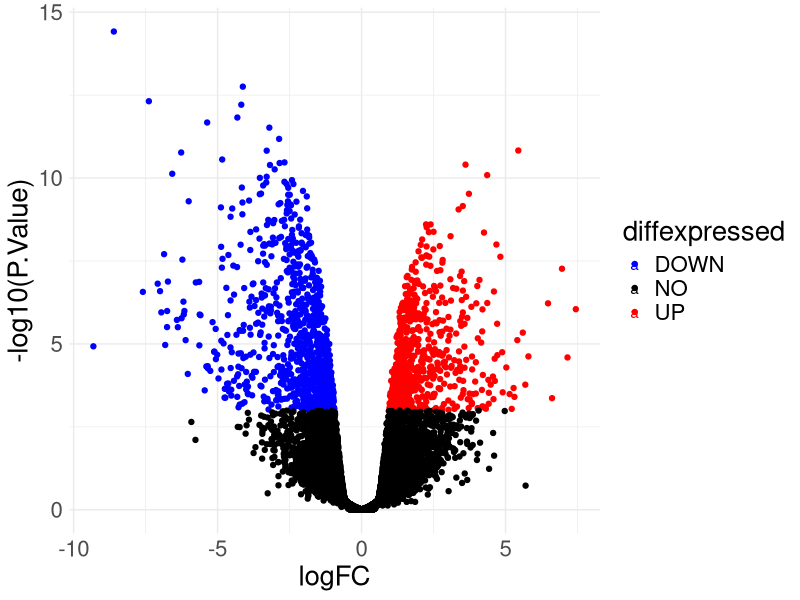
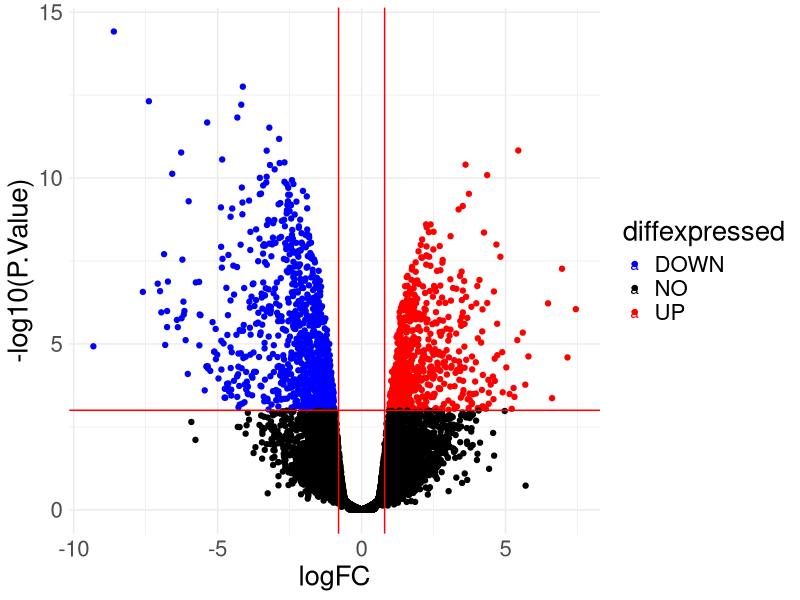
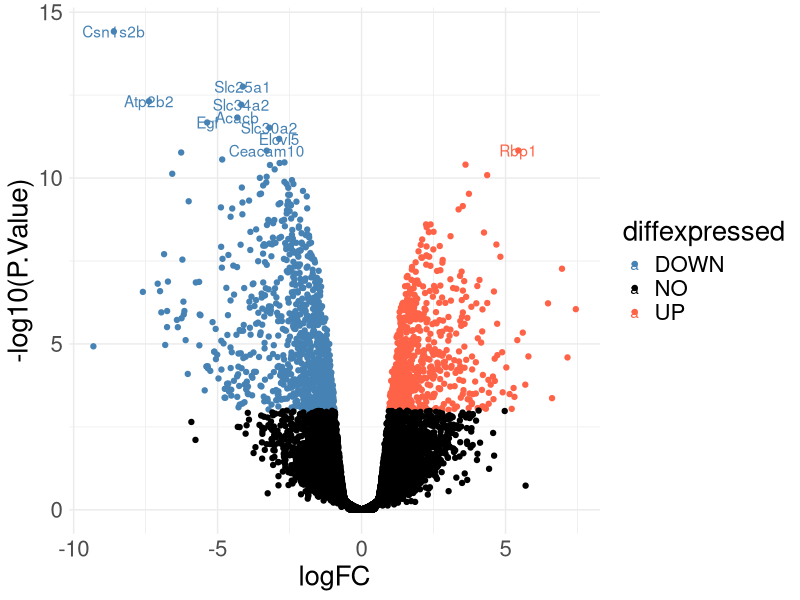

Source code (R) for these figures, in order:
# load libraries
library(ggplot2)
library(ggrepel)
library(dplyr)

setwd("/Users/guillermocomesanacimadevila/Desktop/deseq2/Scripts")

df_genes <- read.csv("de_genes.tsv", sep = "\t")
head(df_genes)
colnames(df_genes)

# exploration
# adjusted p-val < 0.01 -> significantly differentially expressed
# logFC treshold < 0.05 -> significantly differentially expressed

# add column
df_genes$diffexpressed <- "NO"
head(df_genes) # check

# level up and down-regulated genes
dim(df_genes) # 15,804 genes

# if significantly expressed -> up or down-regulated
df_genes$diffexpressed[df_genes$logFC > 0.58 & df_genes$adj.P.Val < 0.01] <- "UP" # link vals from website
df_genes$diffexpressed[df_genes$logFC < 0.58 & df_genes$adj.P.Val < 0.01] <- "DOWN" 
head(df_genes) # all good

print(sum(df_genes$diffexpressed == "DOWN"))
print(sum(df_genes$diffexpressed == "UP"))
print(sum(df_genes$diffexpressed == "DOWN") + sum(df_genes$diffexpressed == "UP")) # remaining ???

df_genes$delabel <- NA # empty cells

# generate volcano plot

ggplot(data = df_genes, aes(x = logFC, y = -log10(P.Value), col = diffexpressed, label = delabel)) +
  geom_point() + 
  theme_minimal() + 
  geom_text() +  
  scale_colour_manual(values = c("blue", "black", "red")) +
  theme(text = element_text(size = 20))

ggplot(data = df_genes, aes(x = logFC, y = -log10(P.Value), col = diffexpressed, label = delabel)) +
  geom_point() + 
  theme_minimal() + 
  geom_text() +  
  scale_colour_manual(values = c("blue", "black", "red")) +
  geom_vline(xintercept=c(-0.8, 0.8), col="red") + # points where line is drawn
  geom_hline(yintercept=-log10(0.001), col="red") +
  theme(text = element_text(size = 20))

# highlight top genes
head(df_genes)
arrange(df_genes, P.Value)
head(arrange(df_genes, P.Value), 10)$P.Value

thresh = head(arrange(df_genes, P.Value), 10)$P.Value[10]
thresh

head(arrange(df_genes, P.Value), 10)$SYMBOL

df_genes$delabel[df_genes$P.Value <= thresh] <- (df_genes$SYMBOL[df_genes$P.Value <= thresh])
head(arrange(df_genes, P.Value), 10)


ggplot(data = df_genes, aes(x = logFC, y = -log10(P.Value), col = diffexpressed, label = delabel)) +
  geom_point() + 
  theme_minimal() + 
  geom_text() +  
  scale_colour_manual(values = c("steelblue", "black", "tomato1")) +
  theme(text = element_text(size = 20))